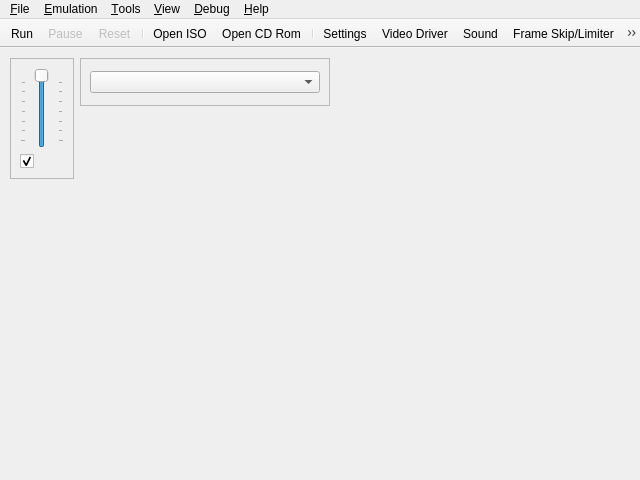
<?xml version="1.0" encoding="UTF-8"?>
<ui version="4.0">
 <class>UIYabause</class>
 <widget class="QMainWindow" name="UIYabause">
  <property name="geometry">
   <rect>
    <x>0</x>
    <y>0</y>
    <width>640</width>
    <height>480</height>
   </rect>
  </property>
  <property name="windowTitle">
   <string notr="true">Yaba Sanshiro</string>
  </property>
  <property name="windowIcon">
   <iconset>
    <normaloff>../../android/app/src/main/res/mipmap-xxxhdpi/ic_launcher.png</normaloff>../../android/app/src/main/res/mipmap-xxxhdpi/ic_launcher.png</iconset>
  </property>
  <property name="iconSize">
   <size>
    <width>16</width>
    <height>16</height>
   </size>
  </property>
  <widget class="QWidget" name="centralwidget">
   <widget class="QFrame" name="fSound">
    <property name="geometry">
     <rect>
      <x>10</x>
      <y>10</y>
      <width>64</width>
      <height>121</height>
     </rect>
    </property>
    <property name="sizePolicy">
     <sizepolicy hsizetype="Maximum" vsizetype="Fixed">
      <horstretch>0</horstretch>
      <verstretch>0</verstretch>
     </sizepolicy>
    </property>
    <property name="frameShape">
     <enum>QFrame::StyledPanel</enum>
    </property>
    <property name="frameShadow">
     <enum>QFrame::Sunken</enum>
    </property>
    <layout class="QVBoxLayout">
     <item>
      <widget class="QSlider" name="sVolume">
       <property name="sizePolicy">
        <sizepolicy hsizetype="Expanding" vsizetype="Expanding">
         <horstretch>0</horstretch>
         <verstretch>0</verstretch>
        </sizepolicy>
       </property>
       <property name="toolTip">
        <string>Volume</string>
       </property>
       <property name="maximum">
        <number>100</number>
       </property>
       <property name="value">
        <number>100</number>
       </property>
       <property name="orientation">
        <enum>Qt::Vertical</enum>
       </property>
       <property name="tickPosition">
        <enum>QSlider::TicksBothSides</enum>
       </property>
       <property name="tickInterval">
        <number>15</number>
       </property>
      </widget>
     </item>
     <item>
      <widget class="QCheckBox" name="cbSound">
       <property name="toolTip">
        <string>Mute/UnMute Sound</string>
       </property>
       <property name="icon">
        <iconset resource="../resources/resources.qrc">
         <normaloff>:/actions/sound.png</normaloff>:/actions/sound.png</iconset>
       </property>
       <property name="checked">
        <bool>true</bool>
       </property>
      </widget>
     </item>
    </layout>
   </widget>
   <widget class="QFrame" name="fVideoDriver">
    <property name="geometry">
     <rect>
      <x>80</x>
      <y>10</y>
      <width>250</width>
      <height>48</height>
     </rect>
    </property>
    <property name="sizePolicy">
     <sizepolicy hsizetype="Maximum" vsizetype="Fixed">
      <horstretch>0</horstretch>
      <verstretch>0</verstretch>
     </sizepolicy>
    </property>
    <property name="frameShape">
     <enum>QFrame::StyledPanel</enum>
    </property>
    <property name="frameShadow">
     <enum>QFrame::Sunken</enum>
    </property>
    <layout class="QVBoxLayout">
     <item>
      <widget class="QComboBox" name="cbVideoDriver"/>
     </item>
    </layout>
   </widget>
  </widget>
  <widget class="QMenuBar" name="menubar">
   <property name="geometry">
    <rect>
     <x>0</x>
     <y>0</y>
     <width>640</width>
     <height>21</height>
    </rect>
   </property>
   <widget class="QMenu" name="mFile">
    <property name="title">
     <string>&amp;File</string>
    </property>
    <widget class="QMenu" name="mFileSaveState">
     <property name="title">
      <string>S&amp;ave State</string>
     </property>
     <property name="icon">
      <iconset resource="../resources/resources.qrc">
       <normaloff>:/actions/icons/actions/save_state.png</normaloff>:/actions/icons/actions/save_state.png</iconset>
     </property>
     <addaction name="aFileSaveStateAs"/>
     <addaction name="separator"/>
     <addaction name="aFileSaveState0"/>
     <addaction name="aFileSaveState1"/>
     <addaction name="aFileSaveState2"/>
     <addaction name="aFileSaveState3"/>
     <addaction name="aFileSaveState4"/>
     <addaction name="aFileSaveState5"/>
     <addaction name="aFileSaveState6"/>
     <addaction name="aFileSaveState7"/>
     <addaction name="aFileSaveState8"/>
     <addaction name="aFileSaveState9"/>
    </widget>
    <widget class="QMenu" name="mFileLoadState">
     <property name="title">
      <string>L&amp;oad State</string>
     </property>
     <property name="icon">
      <iconset resource="../resources/resources.qrc">
       <normaloff>:/actions/icons/actions/load_state.png</normaloff>:/actions/icons/actions/load_state.png</iconset>
     </property>
     <addaction name="aFileLoadStateAs"/>
     <addaction name="separator"/>
     <addaction name="aFileLoadState0"/>
     <addaction name="aFileLoadState1"/>
     <addaction name="aFileLoadState2"/>
     <addaction name="aFileLoadState3"/>
     <addaction name="aFileLoadState4"/>
     <addaction name="aFileLoadState5"/>
     <addaction name="aFileLoadState6"/>
     <addaction name="aFileLoadState7"/>
     <addaction name="aFileLoadState8"/>
     <addaction name="aFileLoadState9"/>
    </widget>
    <addaction name="aFileSettings"/>
    <addaction name="separator"/>
    <addaction name="aFileOpenISO"/>
    <addaction name="aFileOpenCDRom"/>
    <addaction name="aFileOpenSSF"/>
    <addaction name="actionOpen_Tray"/>
    <addaction name="separator"/>
    <addaction name="mFileSaveState"/>
    <addaction name="mFileLoadState"/>
    <addaction name="separator"/>
    <addaction name="aFileScreenshot"/>
    <addaction name="separator"/>
    <addaction name="aFileQuit"/>
   </widget>
   <widget class="QMenu" name="mView">
    <property name="title">
     <string>&amp;View</string>
    </property>
    <widget class="QMenu" name="mViewLayer">
     <property name="title">
      <string>&amp;Layer</string>
     </property>
     <property name="icon">
      <iconset resource="../resources/resources.qrc">
       <normaloff>:/actions/icons/actions/layer.png</normaloff>:/actions/icons/actions/layer.png</iconset>
     </property>
     <addaction name="aViewLayerVdp1"/>
     <addaction name="aViewLayerNBG0"/>
     <addaction name="aViewLayerNBG1"/>
     <addaction name="aViewLayerNBG2"/>
     <addaction name="aViewLayerNBG3"/>
     <addaction name="aViewLayerRBG0"/>
    </widget>
    <addaction name="aViewFPS"/>
    <addaction name="mViewLayer"/>
    <addaction name="aViewFullscreen"/>
    <addaction name="aViewLog"/>
   </widget>
   <widget class="QMenu" name="mViewDebug">
    <property name="enabled">
     <bool>true</bool>
    </property>
    <property name="title">
     <string>&amp;Debug</string>
    </property>
    <addaction name="aViewDebugMSH2"/>
    <addaction name="aViewDebugSSH2"/>
    <addaction name="aViewDebugVDP1"/>
    <addaction name="aViewDebugVDP2"/>
    <addaction name="aViewDebugM68K"/>
    <addaction name="aViewDebugSCUDSP"/>
    <addaction name="aViewDebugSCSP"/>
    <addaction name="aViewDebugSCSPChan"/>
    <addaction name="aViewDebugSCSPDSP"/>
    <addaction name="separator"/>
    <addaction name="aViewDebugMemoryEditor"/>
    <addaction name="separator"/>
    <addaction name="aTraceLogging"/>
   </widget>
   <widget class="QMenu" name="mHelp">
    <property name="title">
     <string>&amp;Help</string>
    </property>
    <addaction name="aHelpReport"/>
    <addaction name="aHelpCompatibilityList"/>
    <addaction name="aHelpAbout"/>
   </widget>
   <widget class="QMenu" name="mTools">
    <property name="title">
     <string>&amp;Tools</string>
    </property>
    <addaction name="aToolsBackupManager"/>
    <addaction name="aToolsCheatsList"/>
    <addaction name="aToolsCheatSearch"/>
    <addaction name="aToolsTransfer"/>
   </widget>
   <widget class="QMenu" name="mEmulation">
    <property name="title">
     <string>&amp;Emulation</string>
    </property>
    <addaction name="aEmulationRun"/>
    <addaction name="aEmulationPause"/>
    <addaction name="aEmulationReset"/>
    <addaction name="separator"/>
    <addaction name="aEmulationFrameSkipLimiter"/>
   </widget>
   <addaction name="mFile"/>
   <addaction name="mEmulation"/>
   <addaction name="mTools"/>
   <addaction name="mView"/>
   <addaction name="mViewDebug"/>
   <addaction name="mHelp"/>
  </widget>
  <widget class="QToolBar" name="toolBar">
   <property name="windowTitle">
    <string>toolBar</string>
   </property>
   <property name="movable">
    <bool>false</bool>
   </property>
   <property name="iconSize">	
    <size>	
     <width>24</width>	
     <height>24</height>	
    </size>	
   </property>	
   <property name="floatable">
    <bool>true</bool>
   </property>
   <attribute name="toolBarArea">
    <enum>TopToolBarArea</enum>
   </attribute>
   <attribute name="toolBarBreak">
    <bool>false</bool>
   </attribute>
   <addaction name="aEmulationRun"/>
   <addaction name="aEmulationPause"/>
   <addaction name="aEmulationReset"/>
   <addaction name="separator"/>
   <addaction name="aFileOpenISO"/>
   <addaction name="aFileOpenCDRom"/>
   <addaction name="separator"/>
   <addaction name="aFileSettings"/>
   <addaction name="aVideoDriver"/>
   <addaction name="aSound"/>
   <addaction name="aEmulationFrameSkipLimiter"/>
   <addaction name="aViewFPS"/>
   <addaction name="aViewFullscreen"/>
   <addaction name="aFileScreenshot"/>
   <addaction name="separator"/>
   <addaction name="aToolsBackupManager"/>
   <addaction name="aToolsCheatsList"/>
   <addaction name="separator"/>
   <addaction name="aFileQuit"/>
   <addaction name="aHelpAbout"/>
   <addaction name="actionDonate"/>
  </widget>
  <action name="aFileQuit">
   <property name="icon">
    <iconset resource="../resources/resources.qrc">
     <normaloff>:/actions/icons/actions/quit.png</normaloff>:/actions/icons/actions/quit.png</iconset>
   </property>
   <property name="text">
    <string>&amp;Quit</string>
   </property>
   <property name="shortcut">
    <string>Ctrl+Q</string>
   </property>
  </action>
  <action name="aYabauseStart">
   <property name="text">
    <string>Start</string>
   </property>
  </action>
  <action name="aYabauseStop">
   <property name="text">
    <string>Stop</string>
   </property>
  </action>
  <action name="aFileSettings">
   <property name="icon">
    <iconset resource="../resources/resources.qrc">
     <normaloff>:/actions/icons/actions/settings.png</normaloff>:/actions/icons/actions/settings.png</iconset>
   </property>
   <property name="text">
    <string>&amp;Settings...</string>
   </property>
   <property name="shortcut">
    <string>Ctrl+S</string>
   </property>
  </action>
  <action name="aEmulationRun">
   <property name="icon">
    <iconset resource="../resources/resources.qrc">
     <normaloff>:/actions/icons/actions/play.png</normaloff>:/actions/icons/actions/play.png</iconset>
   </property>
   <property name="text">
    <string>R&amp;un</string>
   </property>
   <property name="shortcut">
    <string>F1</string>
   </property>
  </action>
  <action name="aEmulationPause">
   <property name="enabled">
    <bool>false</bool>
   </property>
   <property name="icon">
    <iconset resource="../resources/resources.qrc">
     <normaloff>:/actions/icons/actions/pause.png</normaloff>:/actions/icons/actions/pause.png</iconset>
   </property>
   <property name="text">
    <string>&amp;Pause</string>
   </property>
   <property name="shortcut">
    <string>F2</string>
   </property>
  </action>
  <action name="aEmulationReset">
   <property name="enabled">
    <bool>false</bool>
   </property>
   <property name="icon">
    <iconset resource="../resources/resources.qrc">
     <normaloff>:/actions/icons/actions/reset.png</normaloff>:/actions/icons/actions/reset.png</iconset>
   </property>
   <property name="text">
    <string>&amp;Reset</string>
   </property>
   <property name="shortcut">
    <string>F3</string>
   </property>
  </action>
  <action name="aToolsTransfer">
   <property name="enabled">
    <bool>true</bool>
   </property>
   <property name="icon">
    <iconset resource="../resources/resources.qrc">
     <normaloff>:/actions/icons/actions/transfert.png</normaloff>:/actions/icons/actions/transfert.png</iconset>
   </property>
   <property name="text">
    <string>&amp;Transfer</string>
   </property>
   <property name="shortcut">
    <string>Ctrl+T</string>
   </property>
  </action>
  <action name="aFileScreenshot">
   <property name="icon">
    <iconset resource="../resources/resources.qrc">
     <normaloff>:/actions/icons/actions/screenshot.png</normaloff>:/actions/icons/actions/screenshot.png</iconset>
   </property>
   <property name="text">
    <string>Sc&amp;reenshot</string>
   </property>
   <property name="shortcut">
    <string>Ctrl+P</string>
   </property>
  </action>
  <action name="aEmulationFrameSkipLimiter">
   <property name="checkable">
    <bool>true</bool>
   </property>
   <property name="icon">
    <iconset resource="../resources/resources.qrc">
     <normaloff>:/actions/icons/actions/frame_skipping.png</normaloff>:/actions/icons/actions/frame_skipping.png</iconset>
   </property>
   <property name="text">
    <string>&amp;Frame Skip/Limiter</string>
   </property>
   <property name="shortcut">
    <string>F4</string>
   </property>
  </action>
  <action name="aViewFPS">
   <property name="checkable">
    <bool>true</bool>
   </property>
   <property name="icon">
    <iconset resource="../resources/resources.qrc">
     <normaloff>:/actions/icons/actions/fps.png</normaloff>:/actions/icons/actions/fps.png</iconset>
   </property>
   <property name="text">
    <string>F&amp;PS</string>
   </property>
   <property name="iconText">
    <string>FPS</string>
   </property>
   <property name="shortcut">
    <string>F12</string>
   </property>
  </action>
  <action name="aViewLayerVdp1">
   <property name="checkable">
    <bool>true</bool>
   </property>
   <property name="checked">
    <bool>true</bool>
   </property>
   <property name="text">
    <string>Vdp1</string>
   </property>
   <property name="shortcut">
    <string>1</string>
   </property>
  </action>
  <action name="aViewFullscreen">
   <property name="checkable">
    <bool>true</bool>
   </property>
   <property name="icon">
    <iconset resource="../resources/resources.qrc">
     <normaloff>:/actions/fullscreen.png</normaloff>:/actions/fullscreen.png</iconset>
   </property>
   <property name="text">
    <string>&amp;Fullscreen</string>
   </property>
   <property name="shortcut">
    <string>Alt+Return</string>
   </property>
  </action>
  <action name="aViewLog">
   <property name="checkable">
    <bool>true</bool>
   </property>
   <property name="icon">
    <iconset resource="../resources/resources.qrc">
     <normaloff>:/actions/icons/actions/log.png</normaloff>:/actions/icons/actions/log.png</iconset>
   </property>
   <property name="text">
    <string>&amp;Log</string>
   </property>
   <property name="shortcut">
    <string>Ctrl+L</string>
   </property>
  </action>
  <action name="aViewDebugMSH2">
   <property name="icon">
    <iconset resource="../resources/resources.qrc">
     <normaloff>:/actions/icons/actions/debug_cpu.png</normaloff>:/actions/icons/actions/debug_cpu.png</iconset>
   </property>
   <property name="text">
    <string>&amp;Master SH2</string>
   </property>
  </action>
  <action name="aViewDebugSSH2">
   <property name="enabled">
    <bool>true</bool>
   </property>
   <property name="icon">
    <iconset resource="../resources/resources.qrc">
     <normaloff>:/actions/icons/actions/debug_cpu.png</normaloff>:/actions/icons/actions/debug_cpu.png</iconset>
   </property>
   <property name="text">
    <string>&amp;Slave SH2</string>
   </property>
  </action>
  <action name="aViewDebugVDP1">
   <property name="enabled">
    <bool>true</bool>
   </property>
   <property name="icon">
    <iconset resource="../resources/resources.qrc">
     <normaloff>:/actions/icons/actions/debug_cpu.png</normaloff>:/actions/icons/actions/debug_cpu.png</iconset>
   </property>
   <property name="text">
    <string>VDP&amp;1</string>
   </property>
  </action>
  <action name="aViewDebugVDP2">
   <property name="enabled">
    <bool>true</bool>
   </property>
   <property name="icon">
    <iconset resource="../resources/resources.qrc">
     <normaloff>:/actions/icons/actions/debug_cpu.png</normaloff>:/actions/icons/actions/debug_cpu.png</iconset>
   </property>
   <property name="text">
    <string>VDP&amp;2</string>
   </property>
  </action>
  <action name="aViewDebugM68K">
   <property name="enabled">
    <bool>true</bool>
   </property>
   <property name="icon">
    <iconset resource="../resources/resources.qrc">
     <normaloff>:/actions/icons/actions/debug_cpu.png</normaloff>:/actions/icons/actions/debug_cpu.png</iconset>
   </property>
   <property name="text">
    <string>M&amp;68K</string>
   </property>
  </action>
  <action name="aViewDebugSCUDSP">
   <property name="enabled">
    <bool>true</bool>
   </property>
   <property name="icon">
    <iconset resource="../resources/resources.qrc">
     <normaloff>:/actions/icons/actions/debug_cpu.png</normaloff>:/actions/icons/actions/debug_cpu.png</iconset>
   </property>
   <property name="text">
    <string>SCU-&amp;DSP</string>
   </property>
  </action>
  <action name="aViewDebugSCSP">
   <property name="enabled">
    <bool>true</bool>
   </property>
   <property name="icon">
    <iconset resource="../resources/resources.qrc">
     <normaloff>:/actions/icons/actions/debug_cpu.png</normaloff>:/actions/icons/actions/debug_cpu.png</iconset>
   </property>
   <property name="text">
    <string>S&amp;CSP</string>
   </property>
  </action>
  <action name="aViewDebugMemoryTransfer">
   <property name="enabled">
    <bool>true</bool>
   </property>
   <property name="text">
    <string>Memory Transfer</string>
   </property>
  </action>
  <action name="aHelpAbout">
   <property name="icon">
    <iconset resource="../resources/resources.qrc">
     <normaloff>:/actions/icons/actions/about.png</normaloff>:/actions/icons/actions/about.png</iconset>
   </property>
   <property name="text">
    <string>&amp;About...</string>
   </property>
  </action>
  <action name="aViewLayerNBG0">
   <property name="checkable">
    <bool>true</bool>
   </property>
   <property name="checked">
    <bool>true</bool>
   </property>
   <property name="text">
    <string>NBG0</string>
   </property>
   <property name="shortcut">
    <string>2</string>
   </property>
  </action>
  <action name="aViewLayerNBG1">
   <property name="checkable">
    <bool>true</bool>
   </property>
   <property name="checked">
    <bool>true</bool>
   </property>
   <property name="text">
    <string>NBG1</string>
   </property>
   <property name="shortcut">
    <string>3</string>
   </property>
  </action>
  <action name="aViewLayerNBG2">
   <property name="checkable">
    <bool>true</bool>
   </property>
   <property name="checked">
    <bool>true</bool>
   </property>
   <property name="text">
    <string>NBG2</string>
   </property>
   <property name="shortcut">
    <string>4</string>
   </property>
  </action>
  <action name="aViewLayerNBG3">
   <property name="checkable">
    <bool>true</bool>
   </property>
   <property name="checked">
    <bool>true</bool>
   </property>
   <property name="text">
    <string>NBG3</string>
   </property>
   <property name="shortcut">
    <string>5</string>
   </property>
  </action>
  <action name="aViewLayerRBG0">
   <property name="checkable">
    <bool>true</bool>
   </property>
   <property name="checked">
    <bool>true</bool>
   </property>
   <property name="text">
    <string>RBG0</string>
   </property>
   <property name="shortcut">
    <string>6</string>
   </property>
  </action>
  <action name="aFileSaveState1">
   <property name="text">
    <string>Save1</string>
   </property>
   <property name="shortcut">
    <string>Ctrl+1</string>
   </property>
  </action>
  <action name="aFileSaveState2">
   <property name="text">
    <string>Save2</string>
   </property>
   <property name="shortcut">
    <string>Ctrl+2</string>
   </property>
  </action>
  <action name="aFileSaveState3">
   <property name="text">
    <string>Save3</string>
   </property>
   <property name="shortcut">
    <string>Ctrl+3</string>
   </property>
  </action>
  <action name="aFileSaveState4">
   <property name="text">
    <string>Save4</string>
   </property>
   <property name="shortcut">
    <string>Ctrl+4</string>
   </property>
  </action>
  <action name="aFileSaveState5">
   <property name="text">
    <string>Save5</string>
   </property>
   <property name="shortcut">
    <string>Ctrl+5</string>
   </property>
  </action>
  <action name="aFileSaveState6">
   <property name="text">
    <string>Save6</string>
   </property>
   <property name="shortcut">
    <string>Ctrl+6</string>
   </property>
  </action>
  <action name="aFileSaveState7">
   <property name="text">
    <string>Save7</string>
   </property>
   <property name="shortcut">
    <string>Ctrl+7</string>
   </property>
  </action>
  <action name="aFileSaveState8">
   <property name="text">
    <string>Save8</string>
   </property>
   <property name="shortcut">
    <string>Ctrl+8</string>
   </property>
  </action>
  <action name="aFileSaveState9">
   <property name="text">
    <string>Save9</string>
   </property>
   <property name="shortcut">
    <string>Ctrl+9</string>
   </property>
  </action>
  <action name="aFileLoadState1">
   <property name="text">
    <string>Load1</string>
   </property>
   <property name="shortcut">
    <string>Alt+1</string>
   </property>
  </action>
  <action name="aFileLoadState2">
   <property name="text">
    <string>Load2</string>
   </property>
   <property name="shortcut">
    <string>Alt+2</string>
   </property>
  </action>
  <action name="aFileLoadState3">
   <property name="text">
    <string>Load3</string>
   </property>
   <property name="shortcut">
    <string>Alt+3</string>
   </property>
  </action>
  <action name="aFileLoadState4">
   <property name="text">
    <string>Load4</string>
   </property>
   <property name="shortcut">
    <string>Alt+4</string>
   </property>
  </action>
  <action name="aFileLoadState5">
   <property name="text">
    <string>Load5</string>
   </property>
   <property name="shortcut">
    <string>Alt+5</string>
   </property>
  </action>
  <action name="aFileLoadState6">
   <property name="text">
    <string>Load6</string>
   </property>
   <property name="shortcut">
    <string>Alt+6</string>
   </property>
  </action>
  <action name="aFileLoadState7">
   <property name="text">
    <string>Load7</string>
   </property>
   <property name="shortcut">
    <string>Alt+7</string>
   </property>
  </action>
  <action name="aFileLoadState8">
   <property name="text">
    <string>Load8</string>
   </property>
   <property name="shortcut">
    <string>Alt+8</string>
   </property>
  </action>
  <action name="aFileLoadState9">
   <property name="text">
    <string>Load9</string>
   </property>
   <property name="shortcut">
    <string>Alt+9</string>
   </property>
  </action>
  <action name="aFileSaveStateAs">
   <property name="text">
    <string>To File...</string>
   </property>
   <property name="shortcut">
    <string>F9</string>
   </property>
  </action>
  <action name="aFileLoadStateAs">
   <property name="text">
    <string>From File...</string>
   </property>
   <property name="shortcut">
    <string>F5</string>
   </property>
  </action>
  <action name="aToolsCheatsList">
   <property name="icon">
    <iconset resource="../resources/resources.qrc">
     <normaloff>:/actions/icons/actions/cheats.png</normaloff>:/actions/icons/actions/cheats.png</iconset>
   </property>
   <property name="text">
    <string>&amp;Cheats List...</string>
   </property>
   <property name="shortcut">
    <string>Alt+L</string>
   </property>
  </action>
  <action name="aToolsBackupManager">
   <property name="icon">
    <iconset resource="../resources/resources.qrc">
     <normaloff>:/actions/icons/actions/backup_ram.png</normaloff>:/actions/icons/actions/backup_ram.png</iconset>
   </property>
   <property name="text">
    <string>&amp;Backup Manager...</string>
   </property>
   <property name="shortcut">
    <string>Alt+B</string>
   </property>
  </action>
  <action name="aFileOpenISO">
   <property name="icon">
    <iconset resource="../resources/resources.qrc">
     <normaloff>:/actions/icons/actions/iso.png</normaloff>:/actions/icons/actions/iso.png</iconset>
   </property>
   <property name="text">
    <string>Open &amp;ISO...</string>
   </property>
   <property name="shortcut">
    <string>Ctrl+I</string>
   </property>
  </action>
  <action name="aFileOpenCDRom">
   <property name="icon">
    <iconset resource="../resources/resources.qrc">
     <normaloff>:/actions/icons/actions/cd.png</normaloff>:/actions/icons/actions/cd.png</iconset>
   </property>
   <property name="text">
    <string>Open &amp;CD Rom...</string>
   </property>
   <property name="shortcut">
    <string>Ctrl+C</string>
   </property>
  </action>
  <action name="aHelpReport">
   <property name="icon">
    <iconset resource="../resources/resources.qrc">
     <normaloff>:/actions/icons/actions/compatibility.png</normaloff>:/actions/icons/actions/compatibility.png</iconset>
   </property>
   <property name="text">
    <string>Bug report</string>
   </property>
   <property name="statusTip">
    <string>https://github.com/devmiyax/yabause/issues</string>
   </property>
  </action>
  <action name="aHelpCompatibilityList">
   <property name="icon">
    <iconset resource="../resources/resources.qrc">
     <normaloff>:/actions/icons/actions/compatibility.png</normaloff>:/actions/icons/actions/compatibility.png</iconset>
   </property>
   <property name="text">
    <string>Compatibility List</string>
   </property>
   <property name="statusTip">
    <string>http://www.uoyabause.org/games</string>
   </property>
  </action>
  <action name="aSound">
   <property name="icon">
    <iconset resource="../resources/resources.qrc">
     <normaloff>:/actions/sound.png</normaloff>:/actions/sound.png</iconset>
   </property>
   <property name="text">
    <string>Sound...</string>
   </property>
  </action>
  <action name="aVideoDriver">
   <property name="icon">
    <iconset resource="../resources/resources.qrc">
     <normaloff>:/actions/icons/actions/video.png</normaloff>:/actions/icons/actions/video.png</iconset>
   </property>
   <property name="text">
    <string>Video Driver</string>
   </property>
  </action>
  <action name="aFileSaveState0">
   <property name="text">
    <string>Save0</string>
   </property>
   <property name="shortcut">
    <string>Ctrl+0</string>
   </property>
  </action>
  <action name="aFileLoadState0">
   <property name="text">
    <string>Load0</string>
   </property>
   <property name="shortcut">
    <string>Alt+0</string>
   </property>
  </action>
  <action name="aViewDebugMemoryEditor">
   <property name="enabled">
    <bool>true</bool>
   </property>
   <property name="icon">
    <iconset resource="../resources/resources.qrc">
     <normaloff>:/actions/icons/actions/debug_cpu.png</normaloff>:/actions/icons/actions/debug_cpu.png</iconset>
   </property>
   <property name="text">
    <string>Memory &amp;Editor</string>
   </property>
  </action>
  <action name="aToolsCheatSearch">
   <property name="icon">
    <iconset resource="../resources/resources.qrc">
     <normaloff>:/actions/icons/actions/cheat_search.png</normaloff>:/actions/icons/actions/cheat_search.png</iconset>
   </property>
   <property name="text">
    <string>Cheat &amp;Search...</string>
   </property>
   <property name="shortcut">
    <string>Alt+S</string>
   </property>
  </action>
  <action name="aViewDebugSCSPDSP">
   <property name="icon">
    <iconset resource="../resources/resources.qrc">
     <normaloff>:/actions/icons/actions/debug_cpu.png</normaloff>:/actions/icons/actions/debug_cpu.png</iconset>
   </property>
   <property name="text">
    <string>SCSP DSP</string>
   </property>
  </action>
  <action name="aTraceLogging">
   <property name="checkable">
    <bool>true</bool>
   </property>
   <property name="checked">
    <bool>false</bool>
   </property>
   <property name="text">
    <string>Trace Logging</string>
   </property>
  </action>
  <action name="aViewDebugSCSPChan">
   <property name="text">
    <string>SCSP Channels</string>
   </property>
  </action>
  <action name="aFileOpenSSF">
   <property name="text">
    <string>Open SSF</string>
   </property>
  </action>
  <action name="actionOpen_Tray">
   <property name="text">
    <string>Open&amp;Tray</string>
   </property>
   <property name="toolTip">
    <string>Open Tray</string>
   </property>
  </action>
  <action name="actionDonate">
   <property name="icon">
    <iconset resource="../resources/resources.qrc">
     <normaloff>:/actions/icons/actions/donate.png</normaloff>:/actions/icons/actions/donate.png</iconset>
   </property>
   <property name="text">
    <string>donate</string>
   </property>
   <property name="toolTip">
    <string>Donate</string>
   </property>
  </action>
 </widget>
 <resources>
  <include location="../resources/resources.qrc"/>
 </resources>
 <connections>
  <connection>
   <sender>aFileQuit</sender>
   <signal>triggered()</signal>
   <receiver>UIYabause</receiver>
   <slot>close()</slot>
   <hints>
    <hint type="sourcelabel">
     <x>-1</x>
     <y>-1</y>
    </hint>
    <hint type="destinationlabel">
     <x>159</x>
     <y>119</y>
    </hint>
   </hints>
  </connection>
 </connections>
</ui>
